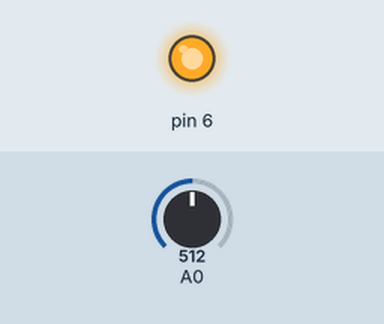
Bench run of a sketch on a simulated Arduino Uno, built with avr-gcc and run on an emulated ATmega328P. Parts: output pins drawn as LEDs (lit = HIGH). The inputs (shaded band) are chosen by the test bench; at power-on: A0 = 512. What the sketch prints to the serial monitor is not drawn.

Above: at 0.1 s.
Timing chart, 0 to 1.6 s (numbered marks = the images above):
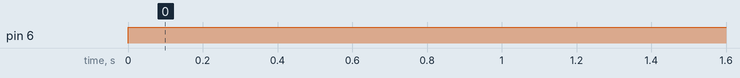

Measured:
- by itself, pin 6: LOW → HIGH at 0.00 s

The sketch:

light_com_receive.ino.ino
```cpp
void setup() {
  // put your setup code here, to run once:
 Serial.begin(9600);  // Initialize the serial output
  pinMode(6, OUTPUT);
  digitalWrite(6, LOW);
}

void loop() {
  // put your main code here, to run repeatedly:
  int num = analogRead(A0);
  if (num > 360) {Serial.println('1'); digitalWrite(6, HIGH);}
  else Serial.println('0');
}
```
